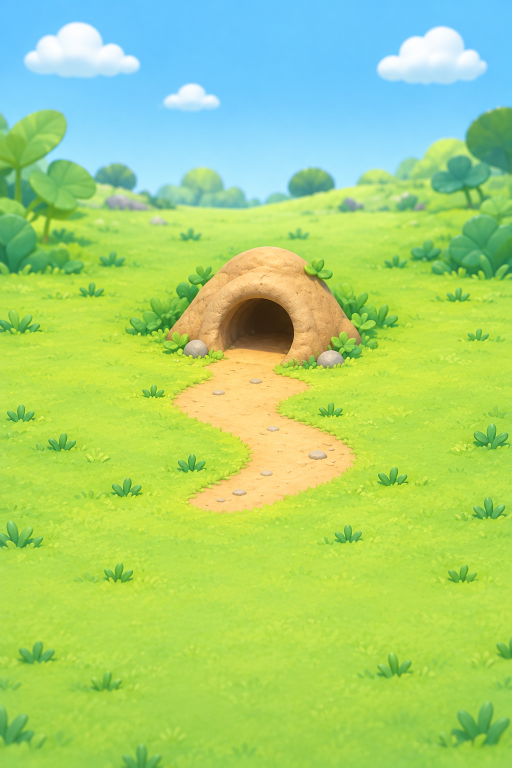
#> input picture art/homestead/courtyard-base.png, 1024 x 1536 px, found by its file name (shown at 1/2 size)
$ python prepare-assets.py
#> lines starting #> are read from the running program, lines starting #| are printed output that depends on the picture
from pathlib import Path
from PIL import Image
import json,uuid
root=Path('assets/resources/home')
Image.open('art/homestead/courtyard-base.png').convert('RGB').save(root/'garden.jpg',quality=80,optimize=True)
sheet=Image.open('art/homestead/furnishings-sheet.png').convert('RGBA')
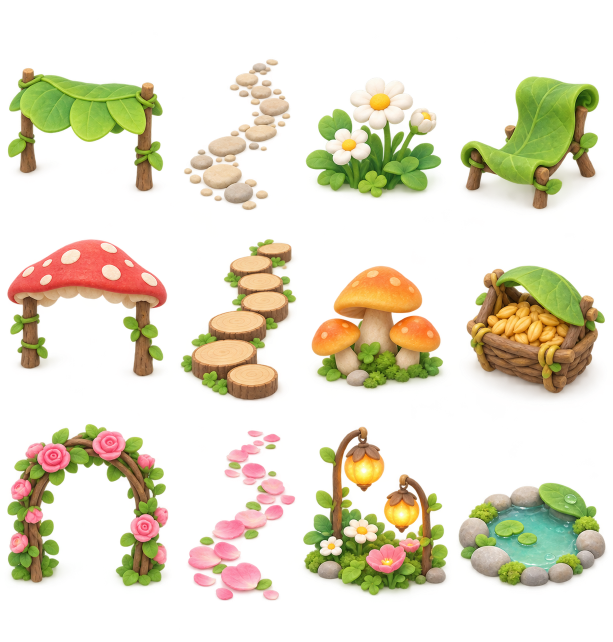
#> input picture art/homestead/furnishings-sheet.png, 1225 x 1284 px, found by its file name (shown at 1/2 size)
#> sheet is the input picture: PIL image 1225x1284 RGBA; mean R, G, B, A 75.2, 67.6, 38.5, 77.9
# The provider returned transparent, individually usable sprites; retain their native proportions.
columns=[0,350,605,910,1225];rows=[80,452,826,1240]
atlas=Image.new('RGBA',(1024,768))
#> atlas: PIL image 1024x768 RGBA; every value is 0
for row in range(3):
 for col in range(4):
  item=sheet.crop((columns[col],rows[row],columns[col+1],rows[row+1]))
  alpha=item.getchannel('A').point(lambda value:0 if value<120 else value)
  item.putalpha(alpha)
  box=alpha.getbbox()
  item=item.crop(box)
  item.thumbnail((240,240),Image.Resampling.LANCZOS)
  atlas.alpha_composite(item,(col*256+(256-item.width)//2,row*256+(256-item.height)//2))
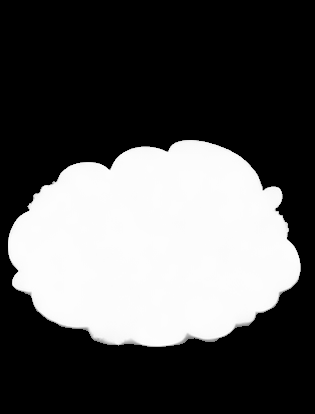
#> alpha: PIL image 315x414 L; min 0, max 255, mean 87.6
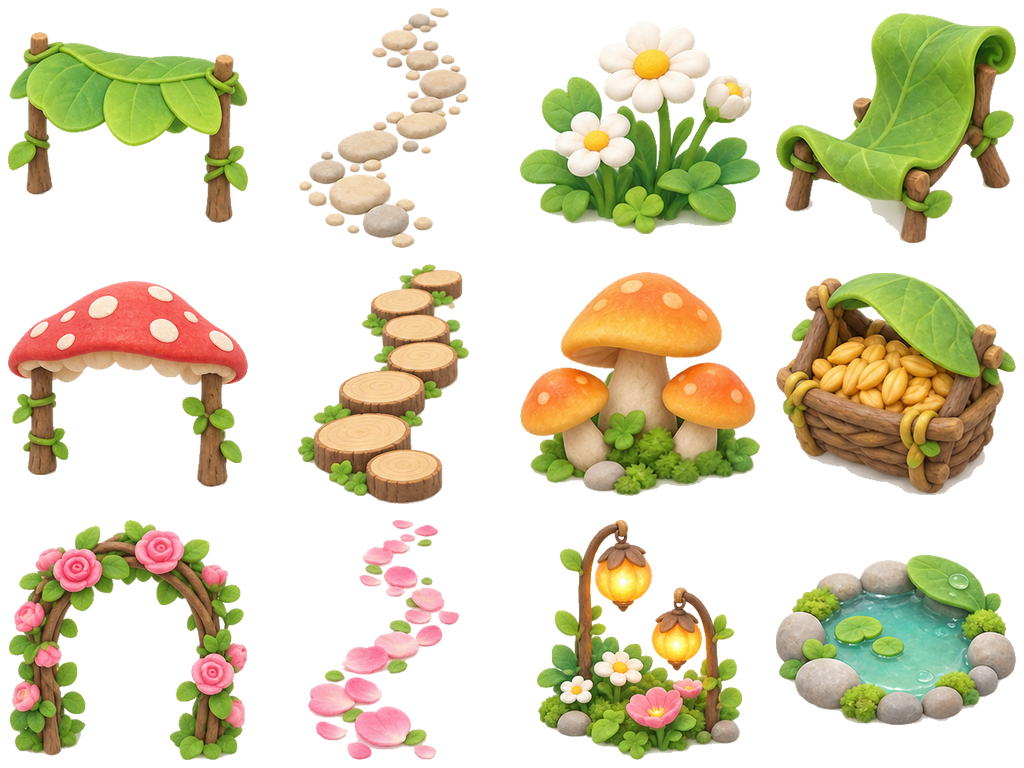
#> atlas: PIL image 1024x768 RGBA; mean R, G, B, A 71.2, 65.1, 38, 98.2; transparent parts drawn white
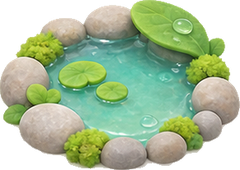
#> item: PIL image 240x170 RGBA; mean R, G, B, A 112.2, 134.1, 97.3, 188.6; transparent parts drawn white
atlas.quantize(colors=256,method=Image.Quantize.FASTOCTREE).save(root/'furnishings.png',optimize=True)
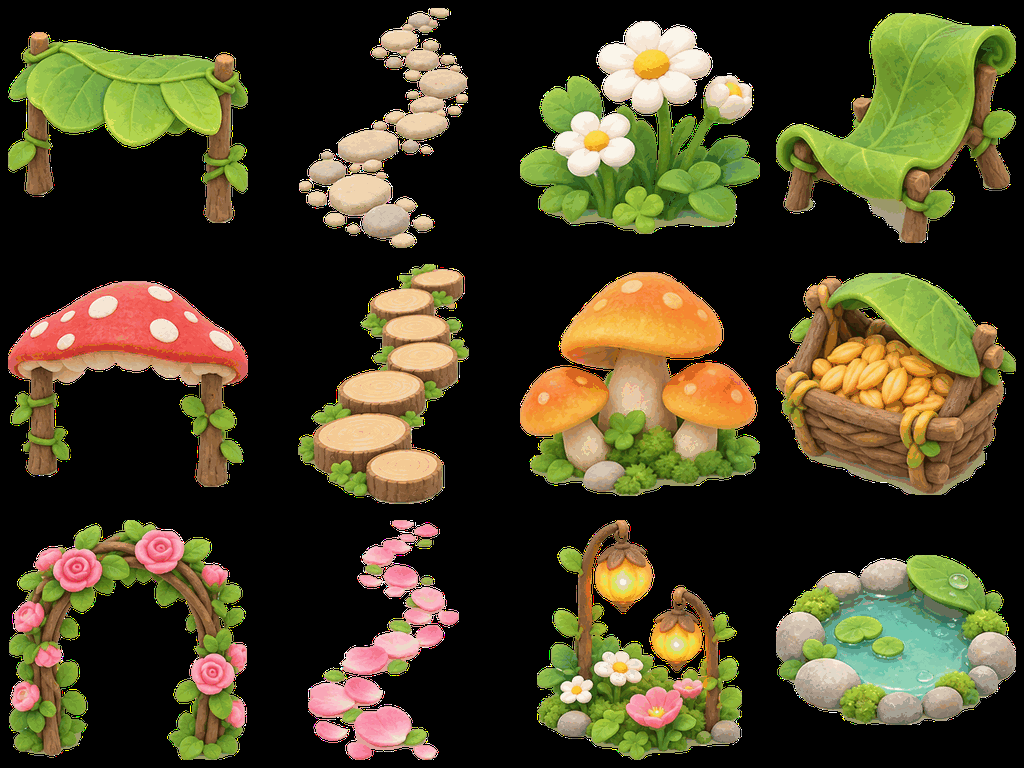
#> saved as furnishings.png: PIL image 1024x768 P; mean R, G, B 71, 64.9, 37.8
for target in ['furnishings.png']:
 if (root/(target+'.meta')).exists(): continue
 source=root/('garden.jpg.meta' if target.endswith('jpg') else 'shop.png.meta')
#> (the run stopped early here; a loop or call above may not have finished)
